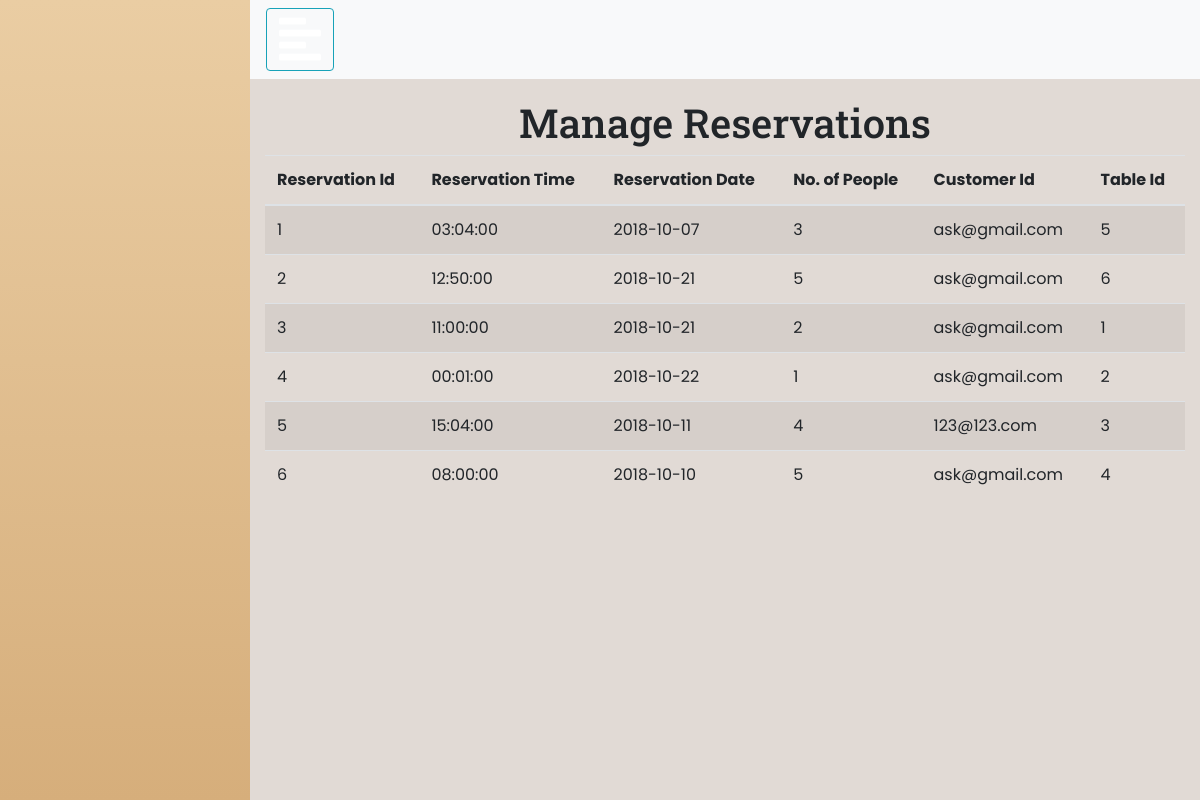
/ManageReserve.php, run on the app's committed database.
### tables this page shows
CREATE TABLE `Reserve` (
  `r_id` int(3) NOT NULL,
  `r_time` time NOT NULL,
  `r_date` date NOT NULL,
  `no_people` int(2) NOT NULL,
  `c_email_id` varchar(50) NOT NULL,
  `t_id` int(3) NOT NULL
);

### ManageReserve.php (the view, shortened to what this page needs)
<?php
include('login.php');
?>
<!DOCTYPE html>
<html>
    <head>
    <link rel="stylesheet" href="https://stackpath.bootstrapcdn.com/bootstrap/4.1.0/css/bootstrap.min.css">
<link rel="stylesheet" href="https://cdnjs.cloudflare.com/ajax/libs/malihu-custom-scrollbar-plugin/3.1.5/jquery.mCustomScrollbar.min.css">
        <link rel="stylesheet" href="styleOrder.css">
    </head>
    <body>
<div class="wrapper">
    <nav id="sidebar"></nav>
        <div id="content" class="container-fluid">
    <nav class="navbar navbar-expand-lg bg-light navbar-light sticky-top">
                    <button type="button" id="sidebarCollapse" class="btn btn-info" style="background-color: transparent">
                <i class="fas fa-align-left fa-3x" style></i>
            </button>
        </nav>
        <header style="text-align: center">
                    <h1 style="padding-top:20px">Manage Reservations</h1>
                </header>
        <div class="container-fluid" id="Reserve">
            <table class="table table-striped">
    <thead>
      <tr>
        <th>Reservation Id</th>
        <th>Reservation Time</th>
        <th>Reservation Date</th>
        <th>No. of People</th>
        <th>Customer Id</th>
        <th>Table Id</th>
      </tr>
    </thead>
    <tbody>
        <?php
        $sql="Select * from Reserve";
        $result=mysqli_query($db,$sql);
        while($row = mysqli_fetch_array($result,MYSQLI_BOTH)){
      echo"<tr>
        <td>".$row['r_id']."</td>
        <td>".$row['r_time']."</td>
        <td>".$row['r_date']."</td>
        <td>".$row['no_people']."</td>
        <td>".$row['c_email_id']."</td>
        <td>".$row['t_id']."</td>
      </tr>";
      }?>
    </tbody>
  </table>
        </div>
</div>
        </div>
</body>
</html>

### styleOrder.css (style rules this page uses)
.wrapper { display: flex; width: 100%; }
#sidebar { width: 250px; position: fixed; top: 0; left: 0; height: 100vh; z-index: 999; background: linear-gradient(#eacda3,#d6ae7b); color: #000; transition: all 0.3s; }
body { font-family: 'Poppins', sans-serif; background: #e1dad5; }
#content { width: calc(100% - 250px); padding: 0px 0px; min-height: 100vh; transition: all 0.3s; position: absolute; top: 0; right: 0; }
#sidebarCollapse { z-index: 1; }
header { font-family: 'Roboto Slab', serif; }

### data on the page
reserve: r_id "1", r_time "03:04:00", r_date "2018-10-07", no_people "3", c_email "ask@gmail.com", t "5"
reserve: r_id "2", r_time "12:50:00", r_date "2018-10-21", no_people "5", c_email "ask@gmail.com", t "6"
reserve: r_id "3", r_time "11:00:00", r_date "2018-10-21", no_people "2", c_email "ask@gmail.com", t "1"
reserve: r_id "4", r_time "00:01:00", r_date "2018-10-22", no_people "1", c_email "ask@gmail.com", t "2"
reserve: r_id "5", r_time "15:04:00", r_date "2018-10-11", no_people "4", c_email "123@123.com", t "3"
reserve: r_id "6", r_time "08:00:00", r_date "2018-10-10", no_people "5", c_email "ask@gmail.com", t "4"
